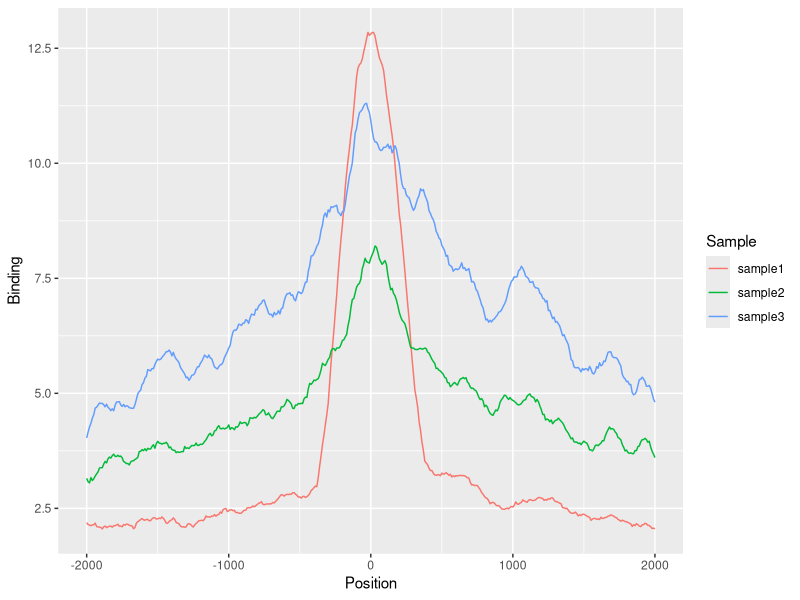
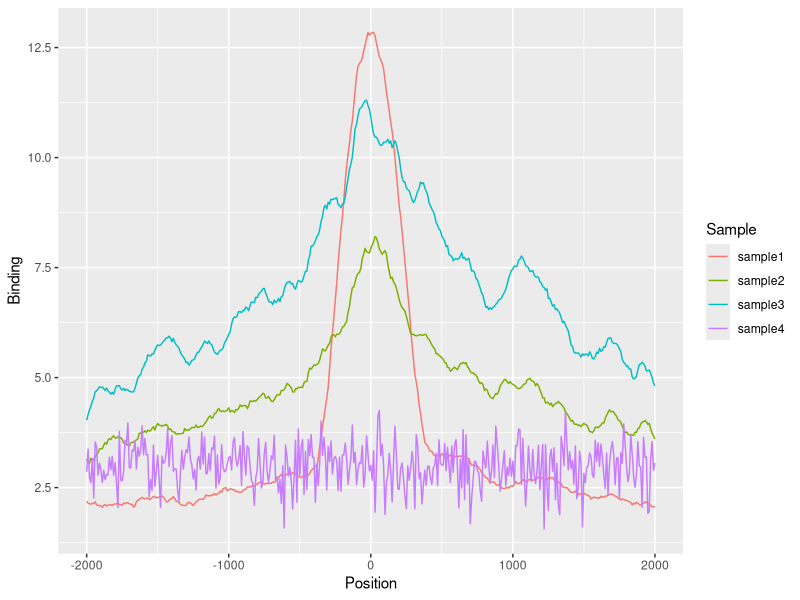

Write R code to recreate these figures, in order.
## ---- chunk 1
if( "dplyr" %in% installed.packages()) {
  library(dplyr)
} else { 
  install.packages("dplyr")
}
if( "tidyr" %in% installed.packages()) {
  library(tidyr)
} else { 
  install.packages("tidyr")
}
if( "ggplot2" %in% installed.packages()) {
  library(ggplot2)
} else { 
  install.packages("ggplot2")
}
## ---- chunk 2
read.table("data/dna-binding.csv",sep = ";", header = T, comment.char = "#", dec = ",") %>%
  gather(key = "Sample", value = "Binding", sample1, sample2, sample3) -> data

data %>% ggplot(aes(x=Position, y=Binding, color=Sample)) + geom_line()
## ---- chunk 3
Position <- seq(from=-2000, to=2000, by=10)
Sample <- rep("sample4", times = 401)
Binding <- rnorm(401, mean = 3, sd = 0.5)

data %>% bind_rows(data.frame(Position, Sample, Binding)) %>%
  ggplot(aes(x=Position, y=Binding, color=Sample)) + geom_line()
